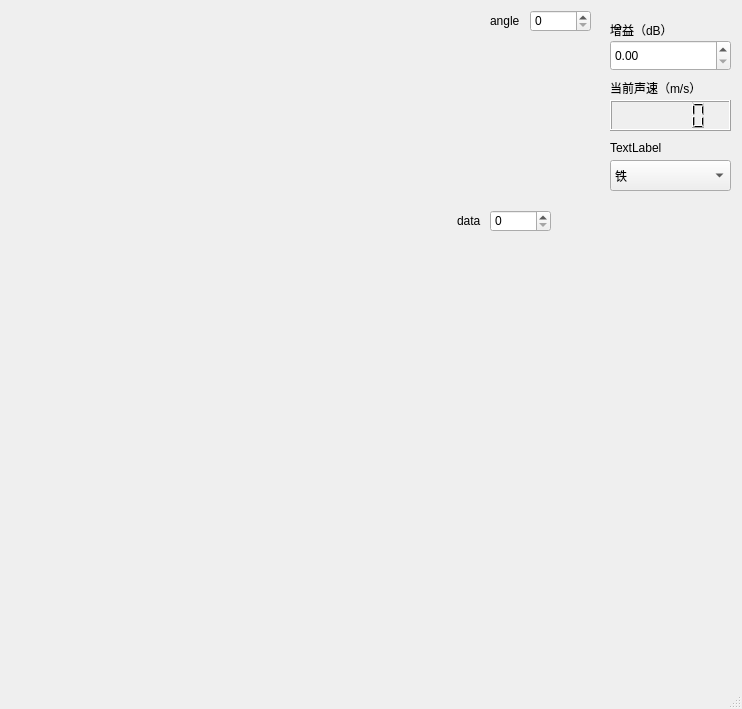
<?xml version="1.0" encoding="UTF-8"?>
<ui version="4.0">
 <class>MainWindow</class>
 <widget class="QMainWindow" name="MainWindow">
  <property name="geometry">
   <rect>
    <x>0</x>
    <y>0</y>
    <width>742</width>
    <height>709</height>
   </rect>
  </property>
  <property name="sizePolicy">
   <sizepolicy hsizetype="Expanding" vsizetype="Expanding">
    <horstretch>0</horstretch>
    <verstretch>0</verstretch>
   </sizepolicy>
  </property>
  <property name="windowTitle">
   <string>MainWindow</string>
  </property>
  <widget class="QWidget" name="centralWidget">
   <widget class="QCustomPlot" name="qCustomPlot" native="true">
    <property name="geometry">
     <rect>
      <x>10</x>
      <y>210</y>
      <width>591</width>
      <height>441</height>
     </rect>
    </property>
    <widget class="QSpinBox" name="data_spinBox">
     <property name="geometry">
      <rect>
       <x>480</x>
       <y>0</y>
       <width>61</width>
       <height>22</height>
      </rect>
     </property>
    </widget>
    <widget class="QLabel" name="label">
     <property name="geometry">
      <rect>
       <x>447</x>
       <y>5</y>
       <width>54</width>
       <height>12</height>
      </rect>
     </property>
     <property name="text">
      <string>data</string>
     </property>
    </widget>
   </widget>
   <widget class="QCustomPlot" name="qCustomPlot2" native="true">
    <property name="geometry">
     <rect>
      <x>10</x>
      <y>0</y>
      <width>591</width>
      <height>201</height>
     </rect>
    </property>
    <widget class="QSpinBox" name="angle_spinBox">
     <property name="geometry">
      <rect>
       <x>520</x>
       <y>10</y>
       <width>61</width>
       <height>22</height>
      </rect>
     </property>
    </widget>
    <widget class="QLabel" name="label1">
     <property name="geometry">
      <rect>
       <x>480</x>
       <y>10</y>
       <width>31</width>
       <height>21</height>
      </rect>
     </property>
     <property name="text">
      <string>angle</string>
     </property>
    </widget>
   </widget>
   <widget class="QDoubleSpinBox" name="gainnumber">
    <property name="geometry">
     <rect>
      <x>610</x>
      <y>40</y>
      <width>121</width>
      <height>31</height>
     </rect>
    </property>
   </widget>
   <widget class="QLabel" name="gainlabel">
    <property name="geometry">
     <rect>
      <x>610</x>
      <y>20</y>
      <width>81</width>
      <height>20</height>
     </rect>
    </property>
    <property name="text">
     <string>增益（dB）</string>
    </property>
   </widget>
   <widget class="QLCDNumber" name="vol">
    <property name="geometry">
     <rect>
      <x>610</x>
      <y>100</y>
      <width>121</width>
      <height>31</height>
     </rect>
    </property>
   </widget>
   <widget class="QLabel" name="vollabel">
    <property name="geometry">
     <rect>
      <x>610</x>
      <y>80</y>
      <width>91</width>
      <height>16</height>
     </rect>
    </property>
    <property name="text">
     <string>当前声速（m/s）</string>
    </property>
   </widget>
   <widget class="QComboBox" name="materialbox">
    <property name="geometry">
     <rect>
      <x>610</x>
      <y>160</y>
      <width>121</width>
      <height>31</height>
     </rect>
    </property>
    <property name="sizePolicy">
     <sizepolicy hsizetype="Preferred" vsizetype="Preferred">
      <horstretch>0</horstretch>
      <verstretch>0</verstretch>
     </sizepolicy>
    </property>
    <property name="currentText">
     <string>铁</string>
    </property>
    <item>
     <property name="text">
      <string>铁</string>
     </property>
    </item>
    <item>
     <property name="text">
      <string>铝</string>
     </property>
    </item>
    <item>
     <property name="text">
      <string>木</string>
     </property>
    </item>
   </widget>
   <widget class="QLabel" name="materials">
    <property name="geometry">
     <rect>
      <x>610</x>
      <y>140</y>
      <width>121</width>
      <height>16</height>
     </rect>
    </property>
    <property name="text">
     <string>TextLabel</string>
    </property>
   </widget>
  </widget>
  <widget class="QStatusBar" name="statusBar"/>
  <widget class="QMenuBar" name="menuBar">
   <property name="geometry">
    <rect>
     <x>0</x>
     <y>0</y>
     <width>742</width>
     <height>23</height>
    </rect>
   </property>
  </widget>
 </widget>
 <layoutdefault spacing="6" margin="11"/>
 <customwidgets>
  <customwidget>
   <class>QCustomPlot</class>
   <extends>QWidget</extends>
   <header>qcustomplot.h</header>
   <container>1</container>
  </customwidget>
 </customwidgets>
 <resources/>
 <connections/>
</ui>
